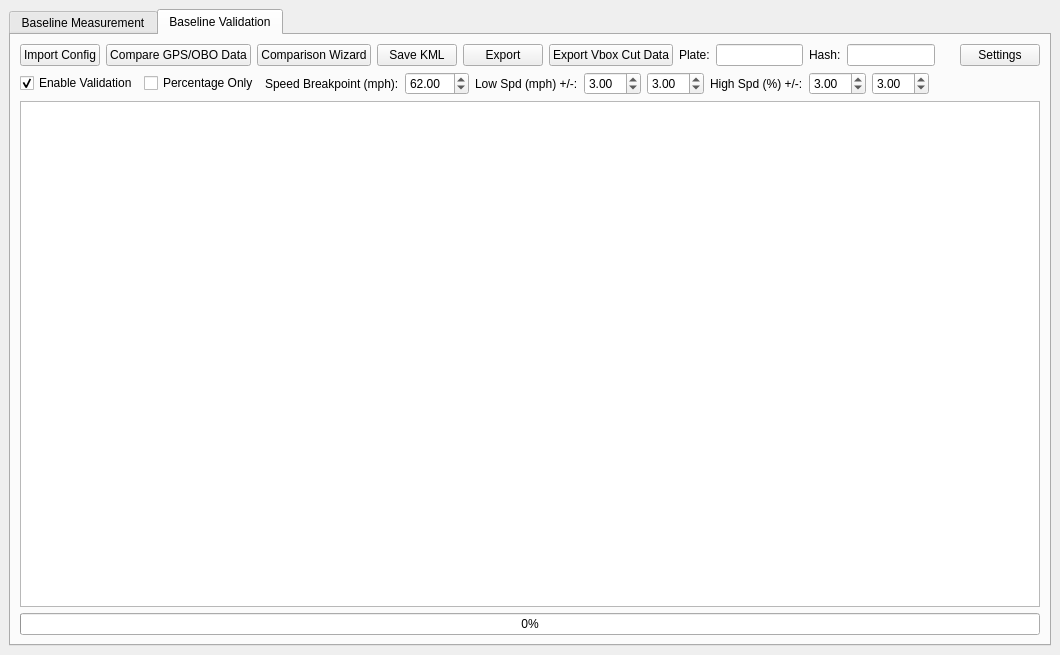
<?xml version="1.0" encoding="UTF-8"?>
<ui version="4.0">
 <class>MainWindow</class>
 <widget class="QMainWindow" name="MainWindow">
  <property name="geometry">
   <rect>
    <x>0</x>
    <y>0</y>
    <width>1060</width>
    <height>655</height>
   </rect>
  </property>
  <property name="windowTitle">
   <string>Neology Average Speed Enforcement</string>
  </property>
  <widget class="QWidget" name="centralwidget">
   <layout class="QVBoxLayout" name="verticalLayout">
    <item>
     <widget class="QTabWidget" name="tabWidget">
      <property name="currentIndex">
       <number>1</number>
      </property>
      <widget class="QWidget" name="tab">
       <attribute name="title">
        <string>Baseline Measurement</string>
       </attribute>
       <layout class="QVBoxLayout" name="verticalLayout_2">
        <item>
         <layout class="QHBoxLayout" name="horizontalLayout_2">
          <item>
           <widget class="QPushButton" name="btn_import_section_data">
            <property name="text">
             <string>Import Section Data</string>
            </property>
           </widget>
          </item>
          <item>
           <widget class="QPushButton" name="btn_process_vbox_data">
            <property name="text">
             <string>Process Vbox Data</string>
            </property>
           </widget>
          </item>
          <item>
           <widget class="QPushButton" name="btn_export_multiple">
            <property name="text">
             <string>Export Section VBO Files</string>
            </property>
           </widget>
          </item>
          <item>
           <spacer name="horizontalSpacer_2">
            <property name="orientation">
             <enum>Qt::Horizontal</enum>
            </property>
            <property name="sizeHint" stdset="0">
             <size>
              <width>40</width>
              <height>20</height>
             </size>
            </property>
           </spacer>
          </item>
         </layout>
        </item>
        <item>
         <widget class="QTableView" name="tbl_view_section_data">
          <property name="selectionMode">
           <enum>QAbstractItemView::SingleSelection</enum>
          </property>
          <property name="selectionBehavior">
           <enum>QAbstractItemView::SelectRows</enum>
          </property>
          <attribute name="horizontalHeaderStretchLastSection">
           <bool>true</bool>
          </attribute>
          <attribute name="verticalHeaderVisible">
           <bool>false</bool>
          </attribute>
         </widget>
        </item>
        <item>
         <layout class="QHBoxLayout" name="horizontalLayout">
          <item>
           <widget class="QComboBox" name="combo_section_selection"/>
          </item>
          <item>
           <widget class="QProgressBar" name="pb_progress">
            <property name="value">
             <number>0</number>
            </property>
           </widget>
          </item>
         </layout>
        </item>
        <item>
         <widget class="QTableView" name="tbl_view_gps_data">
          <property name="selectionMode">
           <enum>QAbstractItemView::SingleSelection</enum>
          </property>
          <property name="selectionBehavior">
           <enum>QAbstractItemView::SelectRows</enum>
          </property>
          <attribute name="horizontalHeaderStretchLastSection">
           <bool>true</bool>
          </attribute>
          <attribute name="verticalHeaderVisible">
           <bool>false</bool>
          </attribute>
         </widget>
        </item>
       </layout>
      </widget>
      <widget class="QWidget" name="tab_2">
       <attribute name="title">
        <string>Baseline Validation</string>
       </attribute>
       <layout class="QVBoxLayout" name="verticalLayout_4">
        <item>
         <layout class="QHBoxLayout" name="horizontalLayout_3">
          <item>
           <widget class="QPushButton" name="btn_import_config_file">
            <property name="text">
             <string>Import Config</string>
            </property>
           </widget>
          </item>
          <item>
           <widget class="QPushButton" name="btn_file_check">
            <property name="text">
             <string>Compare GPS/OBO Data</string>
            </property>
           </widget>
          </item>
          <item>
           <widget class="QPushButton" name="btn_wizard">
            <property name="text">
             <string>Comparison Wizard</string>
            </property>
           </widget>
          </item>
          <item>
           <widget class="QPushButton" name="btn_save_kml">
            <property name="text">
             <string>Save KML</string>
            </property>
           </widget>
          </item>
          <item>
           <widget class="QPushButton" name="btn_export_validation_data">
            <property name="text">
             <string>Export</string>
            </property>
           </widget>
          </item>
          <item>
           <widget class="QPushButton" name="btn_export_vbox_cut">
            <property name="text">
             <string>Export Vbox Cut Data</string>
            </property>
           </widget>
          </item>
          <item>
           <widget class="QLabel" name="label">
            <property name="text">
             <string>Plate:</string>
            </property>
           </widget>
          </item>
          <item>
           <widget class="QLineEdit" name="line_plate"/>
          </item>
          <item>
           <widget class="QLabel" name="label_2">
            <property name="text">
             <string>Hash:</string>
            </property>
           </widget>
          </item>
          <item>
           <widget class="QLineEdit" name="line_hash"/>
          </item>
          <item>
           <spacer name="horizontalSpacer_5">
            <property name="orientation">
             <enum>Qt::Horizontal</enum>
            </property>
            <property name="sizeHint" stdset="0">
             <size>
              <width>40</width>
              <height>20</height>
             </size>
            </property>
           </spacer>
          </item>
          <item>
           <widget class="QPushButton" name="btn_settings">
            <property name="text">
             <string>Settings</string>
            </property>
           </widget>
          </item>
         </layout>
        </item>
        <item>
         <layout class="QHBoxLayout" name="horizontalLayout_validation">
          <item>
           <widget class="QCheckBox" name="chk_validation_enabled">
            <property name="text">
             <string>Enable Validation</string>
            </property>
            <property name="checked">
             <bool>true</bool>
            </property>
           </widget>
          </item>
          <item>
           <widget class="QCheckBox" name="chk_pct_only">
            <property name="text">
             <string>Percentage Only</string>
            </property>
            <property name="toolTip">
             <string>When checked, use percentage thresholds for all speeds regardless of speed breakpoint</string>
            </property>
           </widget>
          </item>
          <item>
           <widget class="QLabel" name="label_speed_breakpoint">
            <property name="text">
             <string>Speed Breakpoint (mph):</string>
            </property>
           </widget>
          </item>
          <item>
           <widget class="QDoubleSpinBox" name="spin_speed_breakpoint">
            <property name="minimum"><double>0.000000</double></property>
            <property name="maximum"><double>200.000000</double></property>
            <property name="singleStep"><double>1.000000</double></property>
            <property name="value"><double>62.000000</double></property>
           </widget>
          </item>
          <item>
           <widget class="QLabel" name="label_threshold_low">
            <property name="text">
             <string>Low Spd (mph) +/-:</string>
            </property>
           </widget>
          </item>
          <item>
           <widget class="QDoubleSpinBox" name="spin_threshold_low_pos">
            <property name="toolTip"><string>Low speed positive tolerance (mph)</string></property>
            <property name="minimum"><double>0.000000</double></property>
            <property name="maximum"><double>20.000000</double></property>
            <property name="singleStep"><double>0.500000</double></property>
            <property name="value"><double>3.000000</double></property>
           </widget>
          </item>
          <item>
           <widget class="QDoubleSpinBox" name="spin_threshold_low_neg">
            <property name="toolTip"><string>Low speed negative tolerance (mph)</string></property>
            <property name="minimum"><double>0.000000</double></property>
            <property name="maximum"><double>20.000000</double></property>
            <property name="singleStep"><double>0.500000</double></property>
            <property name="value"><double>3.000000</double></property>
           </widget>
          </item>
          <item>
           <widget class="QLabel" name="label_threshold_high">
            <property name="text">
             <string>High Spd (%) +/-:</string>
            </property>
           </widget>
          </item>
          <item>
           <widget class="QDoubleSpinBox" name="spin_threshold_high_pos">
            <property name="toolTip"><string>High speed positive tolerance (%)</string></property>
            <property name="minimum"><double>0.000000</double></property>
            <property name="maximum"><double>20.000000</double></property>
            <property name="singleStep"><double>0.500000</double></property>
            <property name="value"><double>3.000000</double></property>
           </widget>
          </item>
          <item>
           <widget class="QDoubleSpinBox" name="spin_threshold_high_neg">
            <property name="toolTip"><string>High speed negative tolerance (%)</string></property>
            <property name="minimum"><double>0.000000</double></property>
            <property name="maximum"><double>20.000000</double></property>
            <property name="singleStep"><double>0.500000</double></property>
            <property name="value"><double>3.000000</double></property>
           </widget>
          </item>
          <item>
           <spacer name="horizontalSpacer_6">
            <property name="orientation">
             <enum>Qt::Horizontal</enum>
            </property>
            <property name="sizeHint" stdset="0">
             <size>
              <width>40</width>
              <height>20</height>
             </size>
            </property>
           </spacer>
          </item>
         </layout>
        </item>
        <item>
         <widget class="QTableView" name="tbl_validation">
          <property name="font">
           <font>
            <pointsize>8</pointsize>
           </font>
          </property>
          <property name="editTriggers">
           <set>QAbstractItemView::NoEditTriggers</set>
          </property>
          <property name="selectionMode">
           <enum>QAbstractItemView::NoSelection</enum>
          </property>
          <property name="selectionBehavior">
           <enum>QAbstractItemView::SelectRows</enum>
          </property>
          <property name="sortingEnabled">
           <bool>true</bool>
          </property>
          <attribute name="horizontalHeaderMinimumSectionSize">
           <number>80</number>
          </attribute>
          <attribute name="horizontalHeaderDefaultSectionSize">
           <number>80</number>
          </attribute>
          <attribute name="horizontalHeaderShowSortIndicator" stdset="0">
           <bool>true</bool>
          </attribute>
          <attribute name="horizontalHeaderStretchLastSection">
           <bool>true</bool>
          </attribute>
          <attribute name="verticalHeaderVisible">
           <bool>false</bool>
          </attribute>
          <attribute name="verticalHeaderMinimumSectionSize">
           <number>20</number>
          </attribute>
          <attribute name="verticalHeaderDefaultSectionSize">
           <number>20</number>
          </attribute>
         </widget>
        </item>
        <item>
         <widget class="QProgressBar" name="pb_link_validation">
          <property name="value">
           <number>0</number>
          </property>
         </widget>
        </item>
       </layout>
      </widget>
     </widget>
    </item>
   </layout>
  </widget>
 </widget>
 <resources/>
 <connections/>
</ui>
